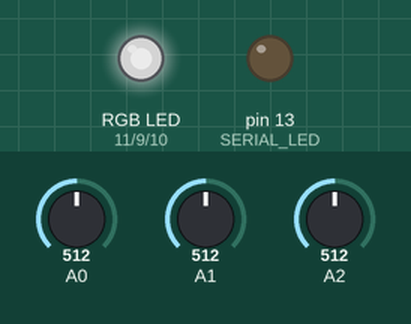
Recording of a sketch running on a simulated Arduino Uno, built with avr-gcc and run on an emulated ATmega328P. Shown: an RGB LED mixed from three pins (HIGH = lit), output pins drawn as LEDs (lit = HIGH). Inputs (shaded band) come from the test bench; at power-on: A0 = 512, A1 = 512, A2 = 512. Dim RGB values are drawn brighter than linear.

Above: at 1.2 s.
1.3 s: A0 set to 716
At 2.1 s:
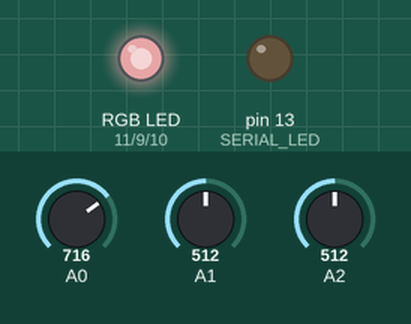
2.8 s: A1 set to 716
At 4.0 s:
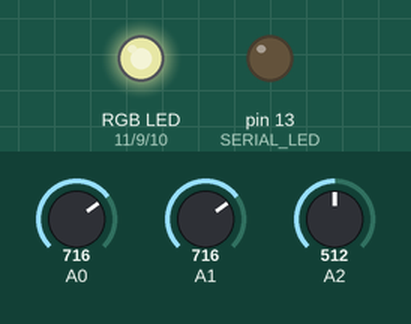
4.3 s: A2 set to 716
At 5.4 s:
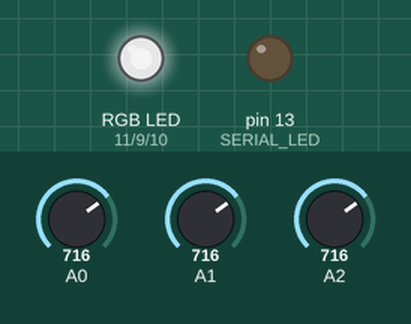
5.8 s: A0 set to 900
At 6.8 s:
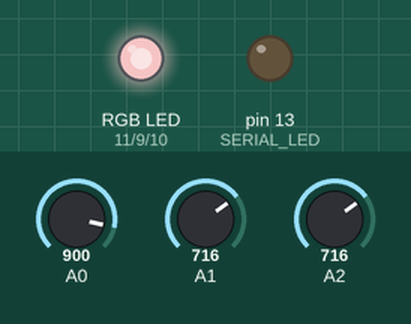
7.3 s: A1 set to 900
At 7.6 s:
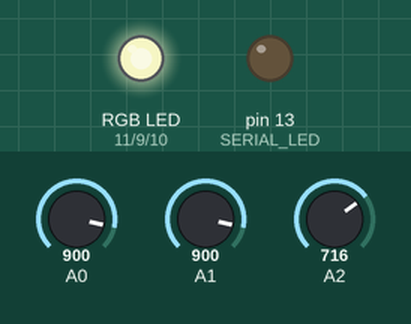
8.8 s: A2 set to 900
At 9.6 s:
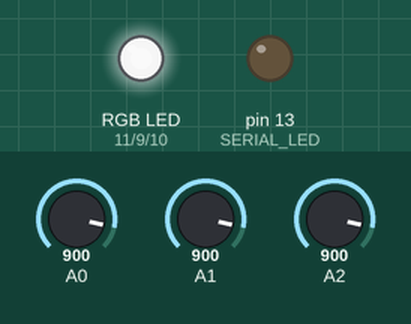
Timing chart, 0 to 11.3 s (numbered marks = the images above; inputs shaded):
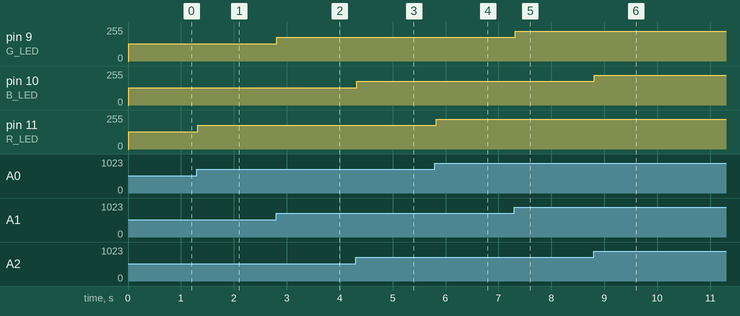

The sketch:

ColourMixingLamp.ino
```cpp
const int R_SENSOR = A0;
const int G_SENSOR = A1;
const int B_SENSOR = A2;

const int R_LED = 11;
const int B_LED = 10;
const int G_LED = 9;
const int SERIAL_LED = 13;

//Compensate for strengths of LEDs
const float R_WEIGHT = 0.3;
const float G_WEIGHT = 1.0;
const float B_WEIGHT = 0.5;

const int SERIAL_BUTTON = 8;

boolean verbose = false;
boolean serialMode = false;

int newR, newG, newB;

void setup() {
  Serial.begin(9600);

  pinMode(R_LED, OUTPUT);
  pinMode(G_LED, OUTPUT);
  pinMode(B_LED, OUTPUT);
  pinMode(SERIAL_LED, OUTPUT);
}

void setLeds(int r, int g, int b) {
  analogWrite(R_LED, r);
  analogWrite(G_LED, g);
  analogWrite(B_LED, b);
}

int readSensor(int sensor){
  int rawIn = analogRead(sensor);
  delay(5); //Give the ADC change to catch up
  return rawIn / 4; //Map ADC's 0-1023 to analog out's 0-255;
}

//Fade in and out over several colours to white
void loopX() {
  for(int r = 0; r < 256; r ++) {
    setLeds(r, 0, 0);
    delay(10);
  }
  for(int r = 255; r >= 0; r --) {
    setLeds(r, 0, 0);
    delay(10);
  }
  delay(100);

 for(int g = 0; g < 256; g ++) {
    setLeds(0, g, 0);
    delay(10);
  }
  for(int g = 255; g >= 0; g --) {
    setLeds(0, g, 0);
    delay(10);
  }
  delay(100);

 for(int b = 0; b < 256; b ++) {
    setLeds(0 ,0, b);
    delay(10);
  }
  for(int b = 255; b >= 0; b --) {
    setLeds(0 ,0, b);
    delay(10);
  }
  delay(100);
}

void loop() {

  //TODO - toggle behaviour
  //serialMode = (digitalRead(SERIAL_BUTTON) == HIGH);

  if(serialMode) {
    digitalWrite(SERIAL_LED, HIGH);
    int serialR, serialB, serialG;

     while(Serial.available()) {
       serialR = Serial.parseInt();
       serialG = Serial.parseInt();
       serialB = Serial.parseInt();
       if(Serial.read() == ';') {
          newR = constrain(serialR, 0, 255);
          newG = constrain(serialG, 0, 255);
          newB = constrain(serialB, 0, 255);
       }

    }
  }
  else {
    newR = readSensor(R_SENSOR);
    newG = readSensor(G_SENSOR);
    newB = readSensor(B_SENSOR);
  }

  if(verbose) {
    Serial.print("R:");
    Serial.print(newR);
    Serial.print(",G:");
    Serial.print(newG);
    Serial.print(",B:");
    Serial.println(newB);
  }

  //newR = (int)(newR * R_WEIGHT);
  //newG = (int)(newG * G_WEIGHT);
  //newB = (int)(newB * B_WEIGHT);

  setLeds(newR, newG, newB);
}
```

Measured:
- after the input at 1.3 s, pin 11 (R_LED): 128/255 → 179/255 at once
- after the input at 2.8 s, pin 9 (G_LED): 128/255 → 179/255 at once
- after the input at 4.3 s, pin 10 (B_LED): 128/255 → 179/255 at once
- after the input at 5.8 s, pin 11 (R_LED): 179/255 → 225/255 at once
- after the input at 7.3 s, pin 9 (G_LED): 179/255 → 225/255 at once
- after the input at 8.8 s, pin 10 (B_LED): 179/255 → 225/255 at once
